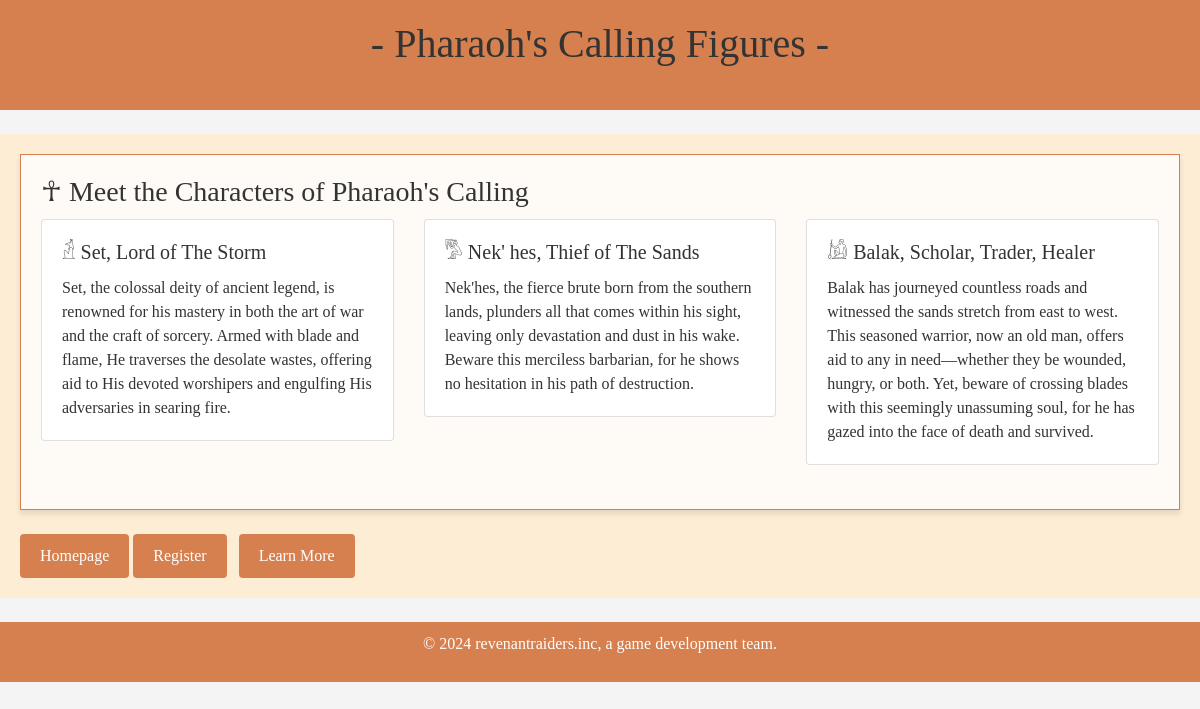
The page /figures/ on the database its author committed.
### main/models.py (models this page shows, shortened)
class Figure(models.Model):
    name = models.CharField(max_length=100)
    description = models.TextField()

### main/views.py (the view)
# urls.py: path('figures/', views.figures_view, name='figures'),
def figures_view(request):
    figures = Figure.objects.all()
    return render(request, 'figures.html', {'figures': figures})

### main/templates/figures.html (shortened to what this page needs)
<!DOCTYPE html>
<html lang="en">
<head>
    <link href="https://stackpath.bootstrapcdn.com/bootstrap/4.5.2/css/bootstrap.min.css" rel="stylesheet">
    {% load static %}
    <link rel="stylesheet" href="{% static 'css/styles.css' %}">
</head>
<body>
    <header class="title-banner">
        <h1>- Pharaoh's Calling Figures -</h1>
    </header>
    <div class="container mt-4">
        <section>
            <h3>☥ Meet the Characters of Pharaoh's Calling</h3>
            <div class="row">
                {% for figure in figures %}
                    <div class="col-md-4 mb-4">
                        <div class="card">
                            <div class="card-body">
                                <h5 class="card-title">{{ figure.name }}</h5>
                                <p class="card-text">{{ figure.description }}</p>
                            </div>
                        </div>
                    </div>
                {% empty %}
                    <p>No figures available.</p>
                {% endfor %}
            </div>
        </section>
        <div class="mt-4">
            <a href="{% url 'home' %}" class="btn btn-sand-orange">Homepage</a>
            <a href="{% url 'contact' %}" class="btn btn-sand-orange mr-2">Register</a>
            <a href="{% url 'about' %}" class="btn btn-sand-orange mr-2">Learn More</a>
        </div>
    </div>
    <footer class="text-center mt-4">
        <p>&copy; 2024 revenantraiders.inc, a game development team.</p>
    </footer>
</body>
</html>

### static/css/styles.css (style rules this page uses)
body { font-family: 'Georgia', serif; background-color: #f4f4f4; color: #333; margin: 0; padding: 0; background-image: url('/static/img/egypt3.PNG'); background-size: cover; background-repeat: no-repeat; }
.title-banner { background-color: #d67f4f; color: #fff; padding: 20px; text-align: center; font-family: 'Papyrus', cursive; }
.container { max-width: 1200px; margin: auto; padding: 20px; background-color: rgba(255, 235, 205, 0.8); }
a { color: #d67f4f; text-decoration: none; }
header { border-bottom: 2px solid #d67f4f; padding-bottom: 10px; }
footer { background-color: #d67f4f; color: #fff; padding: 10px; text-align: center; }
section { background-color: rgba(255, 255, 255, 0.8); border: 1px solid #d67f4f; padding: 20px; margin-bottom: 20px; box-shadow: 0 4px 6px rgba(0, 0, 0, 0.1); }
h1, h2, h3, h4, h5, h6 { font-family: 'Georgia', serif; color: #333; }
h1 { font-size: 2.5rem; margin-bottom: 20px; }
h3 { font-size: 1.75rem; margin-bottom: 10px; }
.btn-sand-orange { background-color: #d67f4f !important; border: none; color: white; padding: 10px 20px; font-size: 16px; border-radius: 4px; transition: background-color 0.3s ease; }

### rows shown on the page
Figure: name "𓁢 Set, Lord of The Storm", description "Set, the colossal deity of ancient legend, is renowned for his mastery in both the art of war and the craft of sorcery. Armed with blade and flame, He traverses the desolate wastes, offering aid to His devoted worshipers and engulfing His adversaries in searing fire."
Figure: name "𓀄 Nek' hes, Thief of The Sands", description "Nek'hes, the fierce brute born from the southern lands, plunders all that comes within his sight, leaving only devastation and dust in his wake. Beware this merciless barbarian, for he shows no hesitation in his path of destruction."
Figure: name "𓀌 Balak, Scholar, Trader, Healer", description "Balak has journeyed countless roads and witnessed the sands stretch from east to west. This seasoned warrior, now an old man, offers aid to any in need—whether they be wounded, hungry, or both. Yet, beware of crossing blades with this seemingly unassuming soul, for he has gazed into the face of death and survived."
